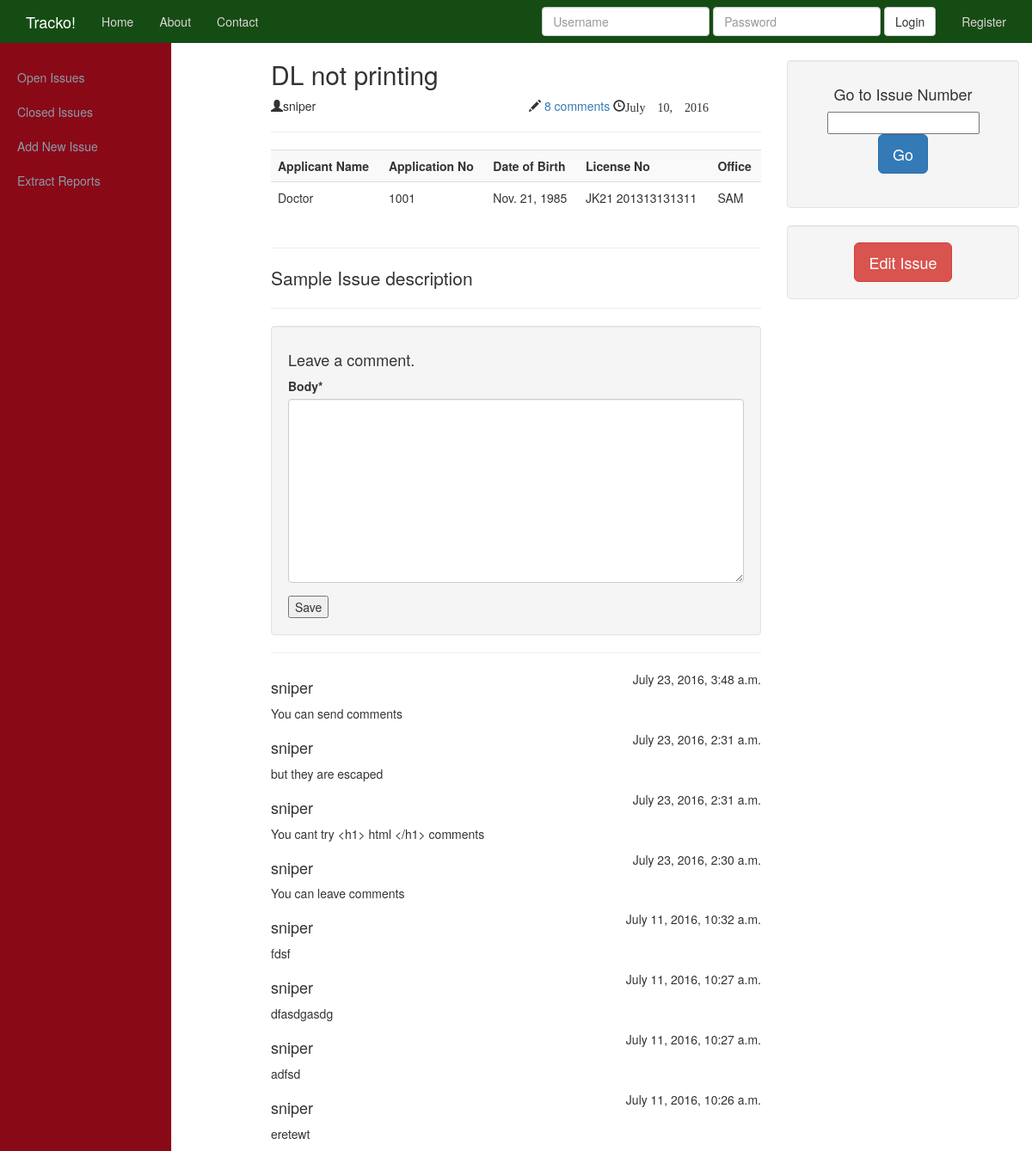
The app's page /issuetrack/issue/12/ with its own data.
### issuetrack/models.py (models this page shows, shortened)
class Issue(models.Model):
	PROJECT_CHOICES = (
		('SAR','Sarathi'),
		('VAH','Vahan'),
		('OTH','Other'),
	)
	OFFICE_CHOICES = (
		('SAM','Samba'),
		('KAT','Kathua'),
		('REA','Reasi'),
		('JAM','Jammu'),
		('UDH','Udhampur'),
	)
	title = models.CharField(max_length = 50)
	application_no = models.CharField(max_length = 50,unique = True)
	birth_date = models.DateField()
	license_no = models.CharField(max_length = 50)
	applicant_name = models.CharField(max_length = 100)
	issue_description = models.TextField(blank=True,null=True)
	creator = models.ForeignKey(User,related_name = "create_issues",blank=True,null=True)
	owner = models.ForeignKey(User,related_name = "created",blank=True,null=True)
	office = models.CharField(max_length = 50,choices = OFFICE_CHOICES)
	closed = models.BooleanField(default = False)
	created = models.DateTimeField(auto_now_add = True)
	project = models.CharField(max_length=100,choices = PROJECT_CHOICES)
	tags = models.ManyToManyField('Tag',related_name="issues",blank=True)

class Comment(models.Model):
	creator = models.ForeignKey(User,related_name="comments",blank=True,null=True)
	issue = models.ForeignKey('Issue',related_name = "comments" ,blank=True,null=True)
	created = models.DateTimeField(auto_now_add=True)
	body = models.TextField(max_length=3000)
	class Meta:
		ordering = ["-created"]

### issuetrack/views.py (the view, shortened to what this page needs)
# urls.py: url(r'^issue/(?P<pk>[\d]+)/$',views.IssueDetail.as_view(),name = 'issue_detail'),
class IssueDetail(LoginRequiredMixin,View):
	def get(self,request,*args,**kwargs):
		view = IssueDisplay.as_view()
		return view(request,*args,**kwargs)

### issuetrack/forms.py
class CommentForm(ModelForm):
    class Meta:
        model = Comment
        fields = ('body',)

### issuetrack/views.py (called while the page is built)
	def get_context_data(self,**kwargs):
		context = super(IssueDisplay,
			self).get_context_data(**kwargs)
		context['form'] = CommentForm()
		return context

### issuetrack/templates/issuetrack/issue_detail.html
{% extends 'issuetrack/base_tracko.html' %}
{% load crispy_forms_tags %}
{% block sidebar %}{{ block.super }}{% endblock %}
{% block main_col %}
    <article>
        <h2>{{ object.title }}</h2>
        <div class="row">
            <div class="group1 col-sm-6 col-md-6">
                <span class="glyphicon glyphicon-user"></span>{{ object.creator }}
            </div>
            <div class="group2 col-sm-6 col-md-6">
                    <span class="glyphicon glyphicon-pencil"></span> <a href=".">{{ object.comments.all.count }} comments</a>
                      <span class="glyphicon glyphicon-time">{{ object.created|date }}
            		</span>
            </div>
        </div>
        <hr />
        <div class = 'row'>
        	<div class = 'col-sm-12'>
        		<table class = 'table table-striped'>
        			<tr>
        			<th>Applicant Name</th>
        			<th>Application No</th>
        			<th>Date of Birth</th>
        			<th>License No</th>
        			<th>Office</th>
        		</tr>
        		<tr>
        			<td>{{object.applicant_name}}</td>
        			<td>{{object.application_no}}</td>
        			<td>{{object.birth_date}}</td>
        			<td>{{object.license_no}}</td>
        			<td>{{object.office}}</td>
        		</tr>
        		</table>
            </div>
        </div>
        <hr />
        <p class = "lead">{{ object.issue_description }}</p>
        <hr />
        <div class = 'well'>
        	<h4>Leave a comment.</h4>
            <form action = "{% url 'issue_detail' pk=object.pk %}" method="post">{% csrf_token %}
        	   {{ form|crispy }}
        	<input type = "Submit" value = "Save" />
            </form>
        </div>
        <hr />
        {% if object.comments.all %}
        <ul id = "comments" class = "comments">
        {% for comment in object.comments.all %}
        	<li class = 'comment clearfix'>
        	<div class = 'clearfix'>
        	<h4 class='pull-left'>{{ comment.creator }}</h4>
        	<p class = 'pull-right'>{{ comment.created }}</p>
        	</div>
        	<p>{{ comment.body }}</p>
        	</li>
        {% endfor %}
        </ul>
        {% else %}
        <h4> No comments exist<h4>
        {% endif %}
    </article>
{% endblock %}
{% block side_col %}
{{ block.super }}
<div class="well text-center">
    <a href = "{% url 'issue_update' pk=object.pk %}">
        <button type = 'submit' value= 'Update' class="btn btn-danger btn-lg">Edit Issue</button>
    </a>
</div>
{% endblock %}

### issuetrack/templates/issuetrack/base_tracko.html (shortened to what this page needs)
{% extends 'base.html' %}
{% load staticfiles %}
{% block css %}{{ block.super }}<link href="{% static 'css/dashboard.css' %}" rel="stylesheet">{% endblock %}
{% block issuecontent %}
<div class = 'row'>
	<div class="col-sm-3 col-md-2 sidebar">
		{% block sidebar %}{% include 'issuetrack/sidebar.html' %}{% endblock %}
	</div>
	<div class = 'col-sm-6 col-sm-offset-3'>
		{% block main_col %}{% endblock %}
	</div>
	<div class = 'col-sm-3'>
		{% block side_col %}
		<br />
		<div class="well text-center">
		    <h4 >Go to Issue Number</h4>
		    <form action = "{% url 'issue_detail' pk=10 %}"method = 'get'>
		    	<input type = 'text' name = 'pk'>
		        <button type = 'submit' value= 'Search' class="btn btn-primary btn-lg">Go</button>
		    </form>
		    <br />
		</div>
		{% endblock %}
	</div>
</div>
{% endblock %}

### templates/base.html (shortened to what this page needs)
<!DOCTYPE html>
{% load staticfiles %}
<html lang="en">
  <head>
    {% block css %}
    {% include 'head_css.html' %}
    {% endblock %}
  </head>
  <body>
    {% block navbar %}{% include 'navbar.html' %}{% endblock %}
      <div class = "container-fluid">
      {% block issuecontent %}
      {% endblock %}
    </div>
  </body>
</html>

### templates/head_css.html
 {% load staticfiles %}
<link rel="stylesheet" type="text/css" href="https://cdn.datatables.net/v/bs/jszip-2.5.0/pdfmake-0.1.18/dt-1.10.12/b-1.2.1/b-html5-1.2.1/b-print-1.2.1/datatables.min.css"/>
<link href="{% static 'css/bootstrap.min.css' %}" rel="stylesheet">
<link href="{% static 'css/navbar-static-top.css' %}" rel="stylesheet">
<link href="{% static 'css/custom.css' %}" rel="stylesheet">
<link href="{% static 'css/jquery.dataTables.yadcf.css' %}" rel="stylesheet">
<link href="http://ajax.googleapis.com/ajax/libs/jqueryui/1.9.2/themes/base/jquery-ui.css" rel="stylesheet" type="text/css" />

### templates/navbar.html (shortened to what this page needs)
    {% if "issuetrack" in request.path %}
    <nav class="navbar navbar-default navbar-fixed-top">
    {% else %}
    <nav class="navbar navbar-default navbar-static-top">
    {% endif %}
      <div class="container">
        <div class="navbar-header">
          <a class="navbar-brand" href="{% url 'home' %}">Tracko!</a>
        </div>
        <div id="navbar" class="navbar-collapse collapse">
          <ul class="nav navbar-nav">
            <li><a href="{% url 'home' %}">Home</a></li>
            <li><a href="{% url 'about' %}">About</a></li>
            <li><a href="{% url 'contact' %}">Contact</a></li>
          </ul>
          <ul class="nav navbar-nav navbar-right">
            {% if request.user.is_authenticated %}
            <li><a href="{% url 'auth_logout' %}">Logout </a></li>
            {% else %}
            <li><a href="{% url 'registration_register' %}">Register</a></li>
            {% endif %}
          </ul>
          {% if not request.user.is_authenticated and not "accounts/login" in request.get_full_path %}
           <form class = 'navbar-form navbar-right' method = 'POST' action = '{% url "auth_login" %}'>{% csrf_token %}
            <div class = 'form-group'>
              <input type = 'text' class='form-control' name = 'username' placeholder = 'Username' />
            </div>
            <div class = 'form-group'>
              <input type = 'password' class='form-control' name = 'password' placeholder = 'Password' />
            </div>
            <button type = 'submit' class='btn btn-default' name = 'login' > Login </button>
          </form>
          {% endif %}
        </div>
      </div>
    </nav>

### issuetrack/templates/issuetrack/sidebar.html
<ul class="nav nav-sidebar">
  <li {% if '/issuetrack/' == request.get_full_path %} class="active" {% endif %}><a href="{% url 'index' %}">Open Issues</a></li>
  <li{% if 'closed=2' in request.get_full_path %} class="active" {% endif %}><a href="{% url 'index' %}?closed=2">Closed Issues</a></li>
  <li {% if '/add/' in request.path %} class="active" {% endif %}><a href="{% url 'add_issue' %}">Add New Issue</a></li>
  <li {% if '/reports/' in request.path %} class="active" {% endif %}><a href="{% url 'reports' %}">Extract Reports</a></li>
</ul>

### templates/javascript.html (shortened to what this page needs)
{% load staticfiles %}

### static_in_pro/our_static/css/navbar-static-top.css (style rules this page uses)
body { min-height: 1000px; }
.navbar-static-top,.navbar-fixed-top { margin-bottom: 19px; background-color: #154c14; border-color:#a0a4b1; }
.navbar-default .navbar-brand { color:#FFF; }
.navbar-default .navbar-nav>li>a { color:#ded4d4; }

### static_in_pro/our_static/css/custom.css (style rules this page uses)
#comments, #comments li { margin: 0; padding: 0; }
#comments li { list-style: none; }

### static_in_pro/our_static/css/dashboard.css (style rules this page uses)
body { padding-top: 50px; }
.navbar-fixed-top { border: 0; margin-bottom: 19px; background-color: #154c14; border-color:#a0a4b1; }
.sidebar { display: none; }
@media (min-width: 768px) { .sidebar { position: fixed; top: 50px; bottom: 0; left: 0; z-index: 1000; display: block; padding: 20px; overflow-x: hidden; overflow-y: auto; background-color: #8a0917; border-right: 1px solid #eee; } }
.nav-sidebar { margin-right: -21px; margin-bottom: 20px; margin-left: -20px; }
.nav-sidebar > li > a { color: #8a9cab; padding-right: 20px; padding-left: 20px; }

### records on screen
Issue: title "DL not printing", creator "sniper", comments.all.count "8", created "July 10, 2016", applicant_name "Doctor", application_no "1001", birth_date "Nov. 21, 1985", license_no "JK21 201313131311", office "SAM", issue_description "Sample Issue description"
Comment: creator "sniper", created "July 23, 2016, 3:48 a.m.", body "You can send comments"
Comment: creator "sniper", created "July 23, 2016, 2:31 a.m.", body "but they are escaped"
Comment: creator "sniper", created "July 23, 2016, 2:31 a.m.", body "You cant try <h1> html </h1> comments"
Comment: creator "sniper", created "July 23, 2016, 2:30 a.m.", body "You can leave comments"
Comment: creator "sniper", created "July 11, 2016, 10:32 a.m.", body "fdsf"
Comment: creator "sniper", created "July 11, 2016, 10:27 a.m.", body "dfasdgasdg"
Comment: creator "sniper", created "July 11, 2016, 10:27 a.m.", body "adfsd"
Comment: creator "sniper", created "July 11, 2016, 10:26 a.m.", body "eretewt"
